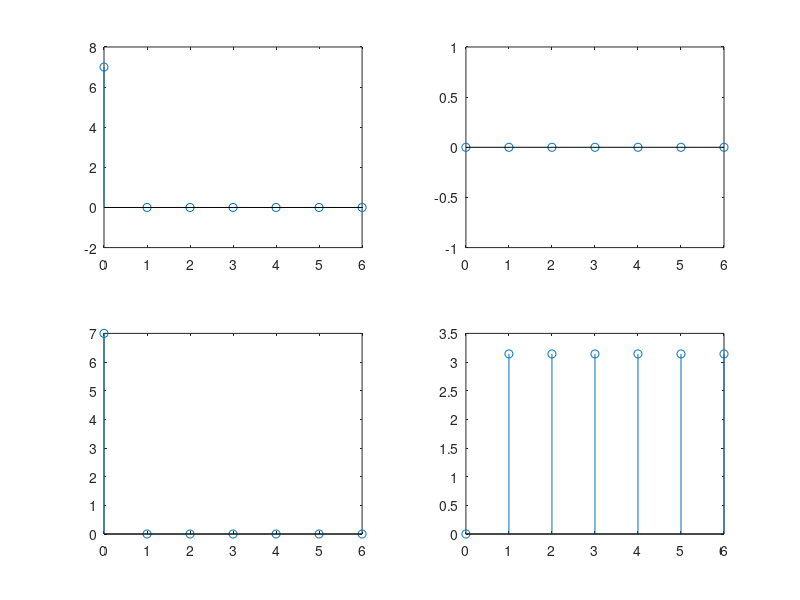

Write MATLAB code to recreate this figure.
%%lab13_12
format compact
close all;
clear;
clc;

%generate discrete time
n1=0;
n2=15;
n=n1:n2;
N=length(n);
M=7;
k=n1:M-1;

%generate h
h=ones(1,M);

%generate fft(h)
Xk=fft(h,M);
Rexk=real(Xk);
Imxk=imag(Xk);
Absxk=abs(Xk);
Anglexk=angle(Xk);

%display
figure();

subplot(2,2,1);
stem(k,Rexk);

subplot(2,2,2);
stem(k,Imxk);

subplot(2,2,3);
stem(k,Absxk);

subplot(2,2,4);
stem(k,Anglexk);